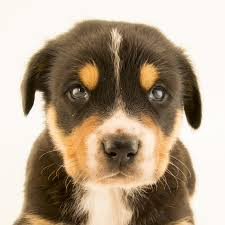
#> input picture Image/download.jpg, 225 x 225 px
$ python Basic_Functions.py
#> lines starting #> are read from the running program, lines starting #| are printed output that depends on the picture; after the words box and inside, x2 and y2 are one past the last pixel; in counts of white or black regions, pixels touching at a corner belong together
import cv2 as cv
img = cv.imread("Image//download.jpg")
#> img is the input picture: shape (225, 225, 3); mean B, G, R 138.5, 159.6, 177.4


# converting image to grey scale
# grey = cv.cvtColor(img,cv.COLOR_BGR2GRAY)


# blur the image
blur = cv.GaussianBlur(img,(3,3),cv.BORDER_DEFAULT) # ksize has to be odd number the higher the number the blurier it get
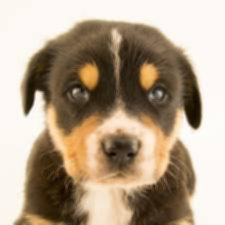
#> blur: shape (225, 225, 3); mean B, G, R 138.5, 159.6, 177.4

# edge cascade
canny = cv.Canny(blur,125,175)
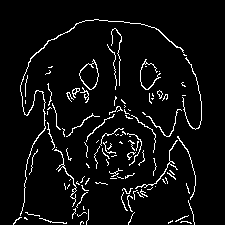
#> canny: shape (225, 225); 5.5% white in thin lines or dots, all inside (x1, y1, x2, y2) = (13, 19, 202, 225)
# cv.imshow("canny", canny)
# to get rid some of the edges using canny we can pass blur instead of img

# dialting the image
dilated = cv.dilate(canny,(3,3), iterations=1)
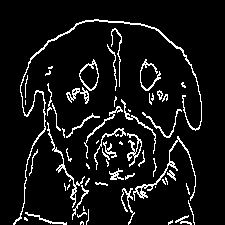
#> dilated: shape (225, 225); 8.2% white in thin lines or dots, all inside (x1, y1, x2, y2) = (13, 19, 202, 225)
# cv.imshow("dialate",dilated)

# erdoing
erode = cv.erode(dilated,(3,3),iterations=1)
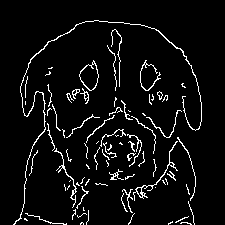
#> erode: shape (225, 225); 5.6% white in thin lines or dots, all inside (x1, y1, x2, y2) = (13, 20, 202, 225)
# cv.imshow("erode",erode)

# resize
resize= cv.resize(img,(500,500),interpolation=cv.INTER_LINEAR) #linear is for small img to bigger img,cv.INTER_AREA is for bigger img to smaller img
# cv.imshow("resize",resize)

# cropping img: by array slicing meaning you slice the image from what index to what index
crop = img[0:100, 100:200]
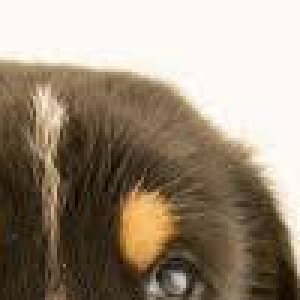
#> crop: shape (100, 100, 3) (shown 3 times larger); mean B, G, R 121.8, 139.8, 154.4
cv.imshow("crop",crop)

cv.waitKey(0)

$ run again, with Image/group.jpg copied over Image/download.jpg
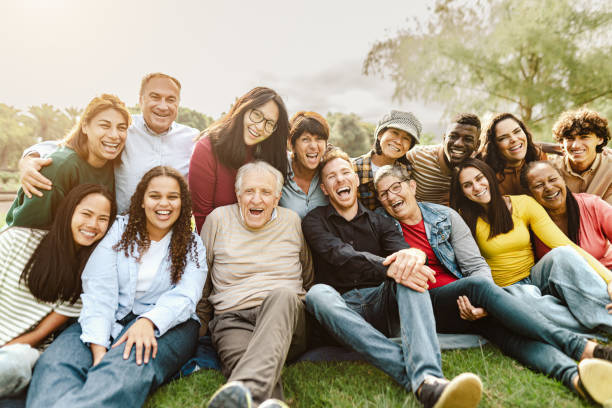
#> input picture Image/group.jpg, 612 x 408 px
#> img is the input picture: shape (408, 612, 3); mean B, G, R 133.2, 153, 163
#> `canny = cv.Canny(blur,125,175)`:
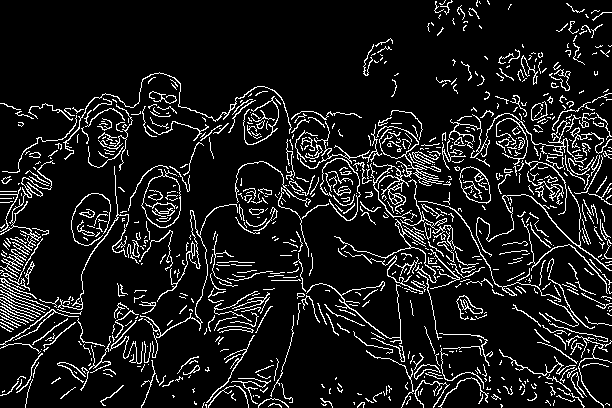
#> canny: shape (408, 612); 10.4% white in thin lines or dots
#> dilated: shape (408, 612); 16.6% white in thin lines or dots
#> erode: shape (408, 612); 10.8% white in thin lines or dots
#> `crop = img[0:100, 100:200]`:
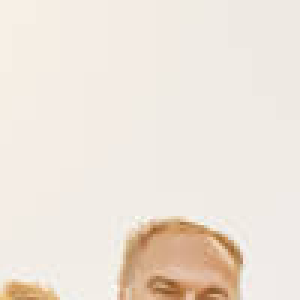
#> crop: shape (100, 100, 3) (shown 3 times larger); mean B, G, R 217.8, 228.1, 237.8
